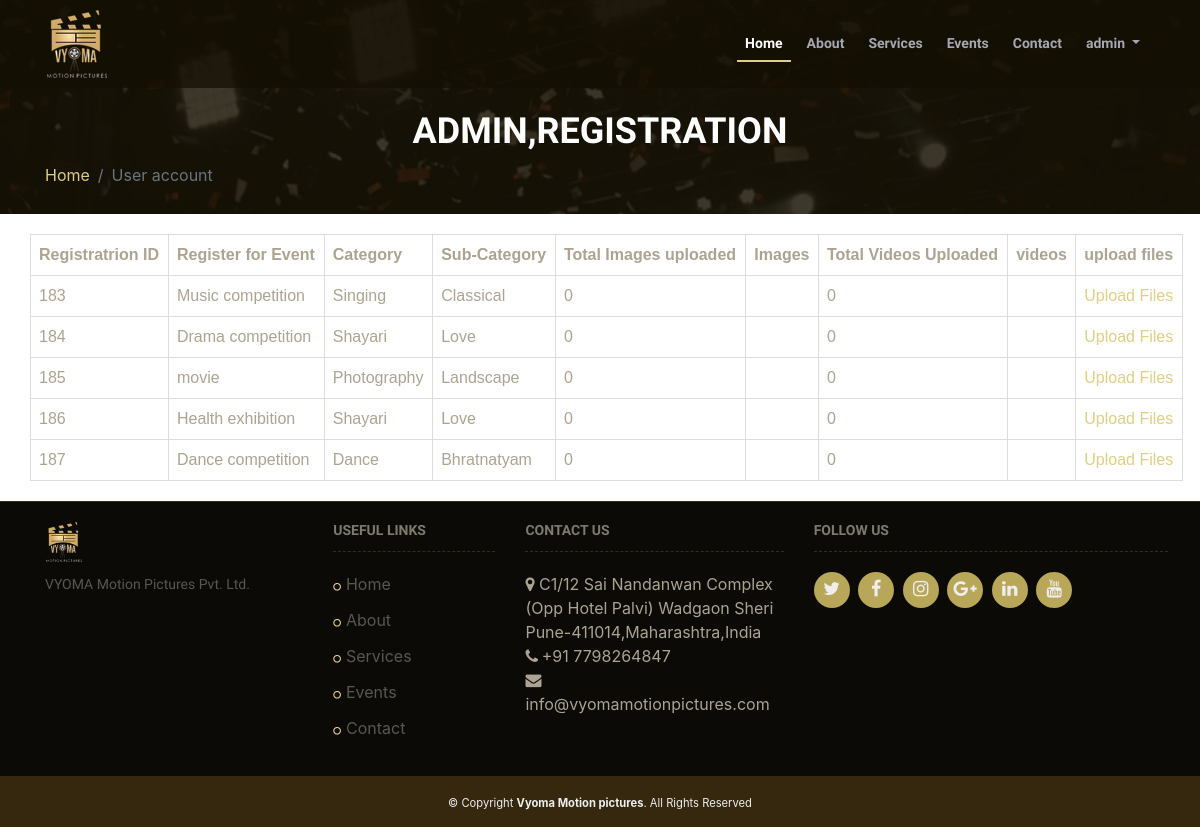
The app's page /user_account/ (signed in) with its own data.
### event_reg/models.py (models this page shows)
class user_reg(models.Model):
    user=models.ForeignKey(settings.AUTH_USER_MODEL, on_delete=models.CASCADE, null=True, default=None)
    event=models.ForeignKey(event,on_delete=models.CASCADE, null=True, default=None)
    event_sub_category=models.CharField(max_length=80,null=True,blank=True)
    first_name=models.CharField(max_length=125,null=True,blank=True)
    Last_name=models.CharField(max_length=125,null=True,blank=True)
    Email=models.EmailField(max_length=254,null=True,blank=True)
    gender = models.CharField(max_length=1,null=True,blank=True, choices=GENDER_CHOICES)
    age=models.IntegerField(null=True,blank=True)
    mobile=models.IntegerField(null=True,blank=True)
    alternamte_mobile=models.IntegerField(null=True,blank=True)
    marital_status=models.CharField(max_length=1,null=True,blank=True)
    birthdate=models.CharField(max_length=100,null=True,blank=True)
    address=models.TextField(blank=True,null=True)
    city=models.CharField(max_length=50,null=True,blank=True)
    state=models.CharField(max_length=50,null=True,blank=True)
    pincode=models.IntegerField(null=True,blank=True)
    id_proof=models.CharField(max_length=50,null=True,blank=True)
    identity_proof=models.ImageField(upload_to="images/",verbose_name='identity_proof',null=True,blank=True)
    PaytmHistory=models.ForeignKey(PaytmHistory,on_delete=models.CASCADE, null=True, default=None)

class event(models.Model):
    event_name=models.CharField(max_length=125)
    event_photo=models.ImageField(upload_to="images/",null=True,blank=True)
    event_location=models.CharField(max_length=100)
    event_category=models.CharField(max_length=100,null=True,choices=CATEGORY_CHOICES, default='None')
    event_start_date=models.DateField(auto_now=False, auto_now_add=False)
    event_end_date=models.DateField(auto_now=False, auto_now_add=False)
    event_discription=models.TextField(blank=True,null=True)
    event_address=models.TextField(blank=True,null=True)
    event_instructuions=models.TextField(blank=True,null=True)
    event_highlight1=models.TextField(blank=True,null=True)
    event_highlight2=models.TextField(blank=True,null=True)
    event_highlight3=models.TextField(blank=True,null=True)
    event_highlight4=models.TextField(blank=True,null=True)
    event_highlight5=models.TextField(blank=True,null=True)
    event_highlight6=models.TextField(blank=True,null=True)
    event_photo1=models.ImageField(upload_to="images/",null=True,blank=True)
    event_photo2=models.ImageField(upload_to="images/",null=True,blank=True)
    event_photo3=models.ImageField(upload_to="images/",null=True,blank=True)
    event_photo4=models.ImageField(upload_to="images/",null=True,blank=True)
    event_photo5=models.ImageField(upload_to="images/",null=True,blank=True)
    event_photo6=models.ImageField(upload_to="images/",null=True,blank=True)
    event_photo7=models.ImageField(upload_to="images/",null=True,blank=True)

### event_reg/views.py (the view)
# urls.py: path('user_account/', views.user_account, name ='user_account'),
def user_account(request):
	user=request.user
	user_registration_details=[]
	registration_details=user_reg.objects.filter(Email=user.email)
	for register_user in registration_details:
		video=Videos.objects.filter(user_reg=register_user,event=register_user.event)
		image=Images.objects.filter(user_reg=register_user,event=register_user.event)
		video_count=video.count()
		images_count=image.count()
		registration_details={
		"register_user":register_user,
		"image_count":images_count,
		"video_count":video_count,
		"image":image,
		"video":video
		}
		user_registration_details.append(registration_details)
	print (user_registration_details)
	return render(request,'user_account.html',{'registration_details':user_registration_details})

### templates/user_account.html (shortened to what this page needs)
{% extends 'master.html' %}
{% load static %}
{% block content %}
    <section id="innerpage">
        <div class="container wow fadeInUp">
            <div class="section-header">
                <h2>{{user.first_name}},Registration</h2>
                <ul class="breadcrumb">
                    <li class="breadcrumb-item"><a href="{% url 'index' %}">Home</a></li>
                    <li class="breadcrumb-item active" aria-current="page">User account</li>
                </ul>
            </div>
        </div>
    </section>
    <main id="main" class="bg-white">
        <div class="container">
            <section class="wow fadeInUp">
                <div class="row">
                    <table>
  <tr>
     <th>Registratrion ID</th>
    <th>Register for Event</th>
    <th>Category</th>
    <th>Sub-Category</th>
    <th>Total Images uploaded</th>
    <th>Images</th>
    <th>Total Videos Uploaded</th>
     <th>videos</th>
    <th>upload files</th>
  </tr>
  {%for reg in registration_details %}
  <tr>
    <td>{{reg.register_user.id}} </td>
    <td>{{reg.register_user.event.event_name}}</td>
    <td>{{reg.register_user.event.event_category}}</td>
    <td>{{reg.register_user.event_sub_category}}</td>
    <td>{{reg.image_count}}</td>
    <td>
  </td>
    <td>{{reg.video_count}} </td>
     <td></td>
    <td><a href="{% url 'FileUpload' pk=reg.register_user.event.pk  id=reg.register_user.id %}">Upload Files</a></td>
  </tr>
  {%endfor%}
</table>
                </div>
            </section>
        </div>
    </main>
    {%endblock%}

### templates/master.html (shortened to what this page needs)
<!DOCTYPE html>
<html>
{% load static %}
<head>
    <head>
    <link href="{% static 'event_reg/lib/bootstrap/css/bootstrap.min.css' %}" rel="stylesheet">
    <link href="{% static 'event_reg/lib/font-awesome/css/font-awesome.min.css' %}" rel="stylesheet">
    <link href="{% static 'event_reg/lib/animate/animate.min.css' %}" rel="stylesheet">
    <link href="{% static 'event_reg/css/style.css' %}" rel="stylesheet" />
    <link href="{% static 'event_reg/lib/venobox/venobox.css' %}" rel="stylesheet">
    <link href="{% static 'event_reg/lib/owlcarousel/assets/owl.theme.default.css' %}"  rel="stylesheet"/>
    <link href="{% static 'event_reg/lib/owlcarousel/assets/owl.carousel.css' %}" rel="stylesheet"/>
</head>
<body id="myform">
	<header id="header">
        <div class="container">
            <div id="logo" class="pull-left">
                <a href="{% url 'index' %}" class="scrollto"><img src="{% static 'event_reg/img/logo.png' %}" alt="" title=""></a>
            </div>
			{% if user.is_authenticated %}
            <nav id="nav-menu-container">
                <ul class="nav-menu">
                    <li class="menu-active"><a href="{% url 'index' %}">Home</a></li>
                    <li><a href="{% url 'about_us' %}">About</a></li>
                    <li><a href="{% url 'services' %}">Services</a></li>
                    <li><a href="{% url 'events' %}">Events</a></li>
                    <li><a href="{% url 'contact' %}">Contact</a></li>
                    <li class="nav-item dropdown">
                        <a  data-toggle="dropdown"  href="#" class="nav-link dropdown-toggle" href="/admin/" >{{user}}</a>
                    </li>
                </ul>
            </nav>
            {%endif%}
        </div>
    </header>
{% block content %}{% endblock %}
    <footer id="footer">
        <div class="footer-top">
            <div class="container">
                <div class="row">
                    <div class="col-lg-3 col-md-6 footer-info">
                        <img src="{% static 'event_reg/img/logo.png' %}" alt="TheEvenet">
                        <p>VYOMA Motion Pictures Pvt. Ltd.</p>
                    </div>
                    <div class="col-lg-2 col-md-6 footer-links">
                        <h4>Useful Links</h4>
                        <ul>
                           <li ><a href="{% url 'index' %}">Home</a></li>
                    <li><a href="{% url 'about_us' %}">About</a></li>
                    <li><a href="{% url 'services' %}">Services</a></li>
                    <li><a href="{% url 'events' %}">Events</a></li>
                    <li><a href="{% url 'contact' %}">Contact</a></li>
                        </ul>
                    </div>
                    <div class="col-lg-3 col-md-6 footer-links">
                        <h4>Contact Us</h4>
                        <p>
                            <i class="fa fa-map-marker"></i> C1/12 Sai Nandanwan Complex <br>
                            (Opp Hotel Palvi) Wadgaon Sheri<br>
                            Pune-411014,Maharashtra,India <br>
                            <strong><i class="fa fa-phone"></i> </strong> +91 7798264847<br>
                            <strong><i class="fa  fa-envelope"></i>  </strong> info@vyomamotionpictures.com<br>
                        </p>
                    </div>
                    <div class="col-lg-4 col-md-6 footer-contact">
                        <h4>Follow Us</h4>
                        <div class="social-links">
                            <a href="https://twitter.com/MotionVyoma?s=08" class="twitter"><i class="fa fa-twitter"></i></a>
                            <a href="https://www.facebook.com/vyomamotionpictures/" class="facebook"><i class="fa fa-facebook"></i></a>
                            <a href="https://www.instagram.com/vyomamotionpictures/" class="instagram"><i class="fa fa-instagram"></i></a>
                            <a href="#" class="google-plus"><i class="fa fa-google-plus"></i></a>
                            <a href="https://www.linkedin.com/in/vyoma-motion-pictures-661805198" class="linkedin"><i class="fa fa-linkedin"></i></a>
                            <a href="https://www.youtube.com/channel/UCsHBRZvmc-ChRdVncgV8Asg?view_as=subscriber" class="linkedin"><i class="fa fa-youtube"></i></a>
                        </div>
                    </div>
                </div>
            </div>
        </div>
        <div class="copyright">
            <small> &copy; Copyright <strong>Vyoma Motion pictures</strong>. All Rights Reserved</small>
        </div>
    </footer>
</body>
</html>

### templates/user_account.html (style rules this page uses)
table { font-family: arial, sans-serif; border-collapse: collapse; width: 100%; }
td, th { border: 1px solid #dddddd; text-align: left; padding: 8px; }

### records on screen
user_reg: register_user.id "183", register_user.event.event_name "Music competition", register_user.event.event_category "Singing", register_user.event_sub_category "Classical", image_count "0", video_count "0"
user_reg: register_user.id "184", register_user.event.event_name "Drama competition", register_user.event.event_category "Shayari", register_user.event_sub_category "Love", image_count "0", video_count "0"
user_reg: register_user.id "185", register_user.event.event_name "movie", register_user.event.event_category "Photography", register_user.event_sub_category "Landscape", image_count "0", video_count "0"
user_reg: register_user.id "186", register_user.event.event_name "Health exhibition", register_user.event.event_category "Shayari", register_user.event_sub_category "Love", image_count "0", video_count "0"
user_reg: register_user.id "187", register_user.event.event_name "Dance competition", register_user.event.event_category "Dance", register_user.event_sub_category "Bhratnatyam", image_count "0", video_count "0"

### other values on screen
{{ user }} "admin"
{{ user.first_name }} "ADMIN"
